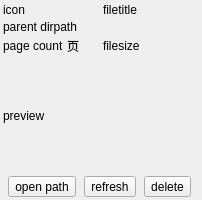
<?xml version="1.0" encoding="UTF-8"?>
<ui version="4.0">
 <class>Form</class>
 <widget class="QWidget" name="Form">
  <property name="geometry">
   <rect>
    <x>0</x>
    <y>0</y>
    <width>202</width>
    <height>200</height>
   </rect>
  </property>
  <property name="windowTitle">
   <string>Form</string>
  </property>
  <layout class="QVBoxLayout" name="verticalLayout" stretch="0,0,0,1,0">
   <property name="spacing">
    <number>3</number>
   </property>
   <property name="leftMargin">
    <number>3</number>
   </property>
   <property name="topMargin">
    <number>3</number>
   </property>
   <property name="rightMargin">
    <number>3</number>
   </property>
   <property name="bottomMargin">
    <number>3</number>
   </property>
   <item>
    <layout class="QHBoxLayout" name="horizontalLayout">
     <item>
      <widget class="QLabel" name="label_icon">
       <property name="text">
        <string>icon</string>
       </property>
      </widget>
     </item>
     <item>
      <widget class="QLabel" name="label_filetitle">
       <property name="text">
        <string>filetitle</string>
       </property>
      </widget>
     </item>
    </layout>
   </item>
   <item>
    <widget class="QLabel" name="label_parent_dirpath">
     <property name="text">
      <string>parent dirpath</string>
     </property>
    </widget>
   </item>
   <item>
    <layout class="QHBoxLayout" name="horizontalLayout_3">
     <item>
      <layout class="QHBoxLayout" name="horizontalLayout_2">
       <item>
        <widget class="QLabel" name="label_page_count">
         <property name="text">
          <string>page count</string>
         </property>
        </widget>
       </item>
       <item>
        <widget class="QLabel" name="label">
         <property name="text">
          <string>页</string>
         </property>
        </widget>
       </item>
      </layout>
     </item>
     <item>
      <widget class="QLabel" name="label_filesize">
       <property name="text">
        <string>filesize</string>
       </property>
      </widget>
     </item>
    </layout>
   </item>
   <item>
    <widget class="QLabel" name="label_preview">
     <property name="text">
      <string>preview</string>
     </property>
    </widget>
   </item>
   <item>
    <layout class="QHBoxLayout" name="horizontalLayout_4">
     <item>
      <widget class="QToolButton" name="toolButton_open_path">
       <property name="text">
        <string>open path</string>
       </property>
      </widget>
     </item>
     <item>
      <widget class="QToolButton" name="toolButton_refresh">
       <property name="text">
        <string>refresh</string>
       </property>
      </widget>
     </item>
     <item>
      <widget class="QToolButton" name="toolButton_delete">
       <property name="text">
        <string>delete</string>
       </property>
      </widget>
     </item>
    </layout>
   </item>
  </layout>
 </widget>
 <resources/>
 <connections/>
</ui>
